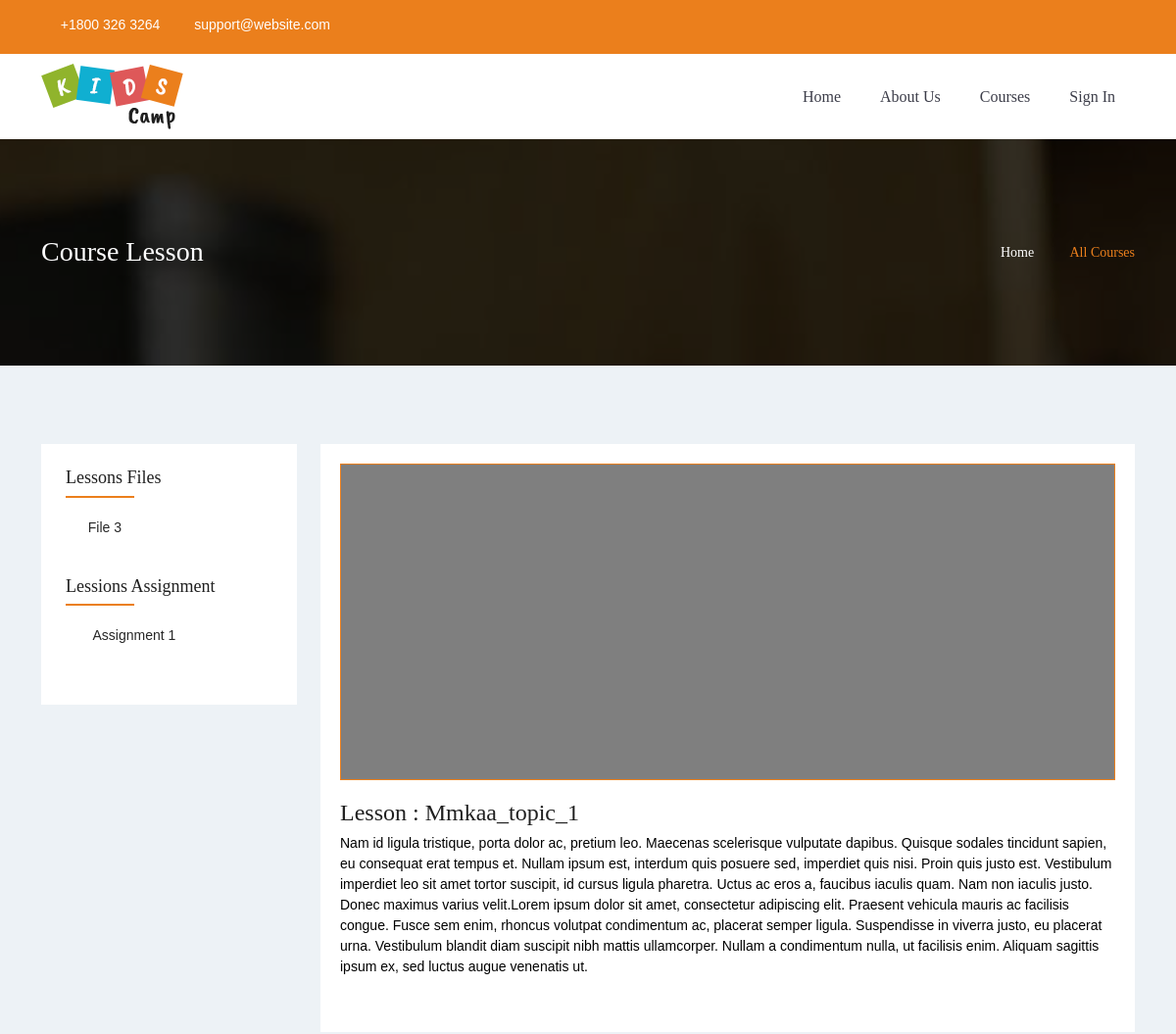
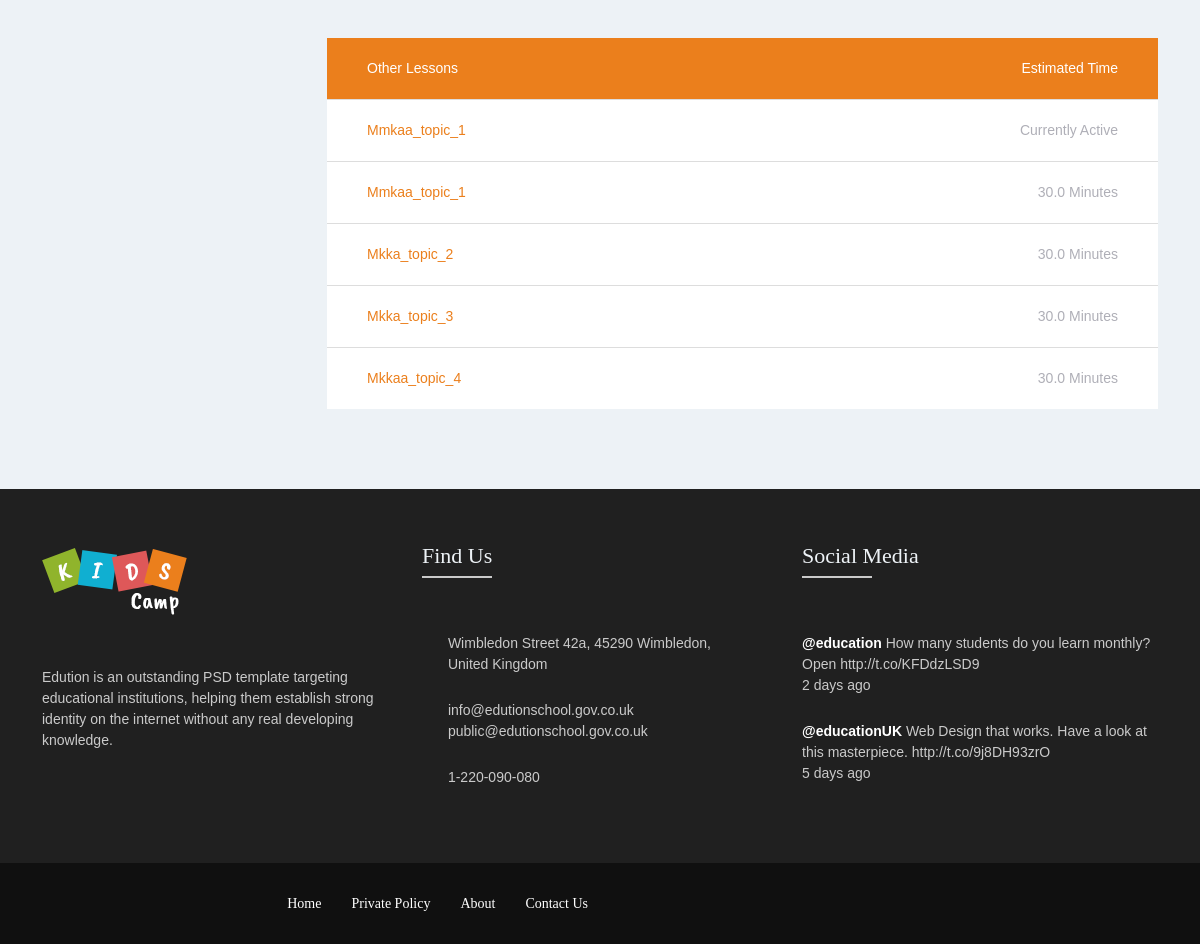
/single_lesson/1/, run on the app's committed database (2 pictures, top to bottom).
### courses/models.py (models this page shows, shortened)
class BaseModel(models.Model):
    created_at = models.DateTimeField(auto_now_add=True)
    updated_at = models.DateTimeField(auto_now=True)
    class Meta:
        abstract = True

class Lessons(BaseModel):
    course = models.ForeignKey(Courses, on_delete=models.CASCADE, related_name='lessons')
    title = models.CharField(max_length=100)
    duration = models.CharField(max_length=255,blank=True,null=True)
    lesson_body =  models.TextField(blank=True,null=True)
    video_url = models.CharField(max_length=100)
    slug = models.SlugField(max_length=255,unique=True,null=True)
    paid = models.BooleanField(default=False)
    def get_absolute_url(self):
        return reverse("homepage:single_lesson", kwargs={
            'slug': self.id
        })

class LessonFiles(BaseModel):
    lesson = models.ForeignKey(Lessons,on_delete=models.CASCADE)
    file_name = models.CharField(max_length=255)
    file_description = models.TextField()
    zip_file_upload = models.FileField(upload_to='file_upoaded/')

class LessonAssignmentFiles(BaseModel):
    lesson = models.ForeignKey(Lessons,on_delete=models.CASCADE)
    file_name = models.CharField(max_length=255)
    file_description = models.TextField()
    zip_file_upload = models.FileField(upload_to='assignment_upoaded/')

### homepage/views.py (the view)
# urls.py: path('single_lesson/',lesson,name="lesson"),
def single_lesson(request,slug):
    singe_l = Lessons.objects.get(id =  slug)
    all_lessons = Lessons.objects.all()
    all_lesson_files = LessonFiles.objects.all()
    assigments =  LessonAssignmentFiles.objects.all()
    context = {
        'object':singe_l,
        'all_lessons' :  all_lessons,
        'lesson_files' :  all_lesson_files,
        'assignemt_files' :  assigments
    }
    return render(request,'single_lesson.html',context)

### homepage/templates/single_lesson.html
{% extends 'base.html' %}
{% block content %}
{% include './single_lesson/bread_bump.html' %}
{% include './single_lesson/single_content.html' %}
{% endblock content %}

### templates/base.html (shortened to what this page needs)
<!DOCTYPE html>
<html lang="en">
{% include 'head.html' %}
<body>
    <div id="educo_wrapper">
    {% include 'header.html' %}
    {% block content %}{% endblock content %}
    {% include 'footer.html' %}
    </div>
</body>
</html>

### templates/head.html (shortened to what this page needs)
{% load static %}
<head>
    <link href="{% static 'assets/css/main.css' %}" rel="stylesheet" type="text/css" />
    <link href="{% static 'assets/css/kidscamp-style.css' %}" rel="stylesheet" type="text/css" />
</head>

### templates/header.html (shortened to what this page needs)
{% load static %}
        <header id="ed_header_wrapper">
            <div class="ed_header_top">
                <div class="container">
                    <div class="row">
                        <div class="col-lg-6 col-md-6 col-sm-6">
                            <div class="ed_contact_details">
                                <ul>
                                    <li><i class="fa fa-phone" aria-hidden="true"></i> +1800 326 3264</li>
                                    <li><a href="javascript:void(0);"><i class="fa fa-envelope-o" aria-hidden="true"></i> support@website.com</a></li>
                                </ul>
                            </div>
                        </div>
                        <div class="col-lg-6 col-md-6 col-sm-6">
                            <div class="ed_social_icons">
                                <ul>
                                    <li><a href="javascript:void(0);"><i class="fa fa-facebook" aria-hidden="true"></i></a></li>
                                    <li><a href="javascript:void(0);"><i class="fa fa-google-plus" aria-hidden="true"></i></a></li>
                                    <li><a href="javascript:void(0);"><i class="fa fa-linkedin" aria-hidden="true"></i></a></li>
                                    <li><a href="javascript:void(0);"><i class="fa fa-twitter" aria-hidden="true"></i></a></li>
                                    <li><a href="javascript:void(0);"><i class="fa fa-whatsapp" aria-hidden="true"></i></a></li>
                                </ul>
                            </div>
                        </div>
                    </div>
                </div>
            </div>
            <div class="ed_header_bottom">
                <div class="container">
                    <div class="row">
                        <div class="col-lg-4 col-md-6 col-sm-6 col-6">
                            <div class="educo_logo">
                                <a href="index.html"><img src="{% static 'assets/images/kidscamp/header/Logo.png' %}" alt="logo" /></a>
                            </div>
                        </div>
                        <div class="col-lg-8 col-md-6 col-sm-6 col-6">
                            <div class="main-menu-container">
                                <div class="main-menu">
                                    <ul>
                                        <li><a href="{% url 'homepage:homepage'%}">Home</a></li>
                                        <li><a href="{% url 'homepage:about'%}">about us</a></li>
                                        <li class="has-sub-menu">
                                            <a href="{% url 'homepage:courses' %}">courses</a>
                                        </li>
                                    {% if request.user.is_authenticated %}
                                    <li><a href="{% url 'account:logout' %}">Logout</a></li>
                                    {% else %}
                                    <li><a href="{% url 'account:sign_in' %}">Sign In</a></li>
                                    {% endif %}
                                    </ul>
                                </div>
                                 </div>
                        </div>
                    </div>
                </div>
            </div>
        </header>

### homepage/templates/single_lesson/bread_bump.html
{% load static %}
        <div class="ed_pagetitle">
            <div class="ed_img_overlay"></div>
            <div class="container">
                <div class="row">
                    <div class="col-lg-6 col-md-4 col-sm-6">
                        <div class="page_title">
                            <h2>Course Lesson</h2>
                        </div>
                    </div>
                    <div class="col-lg-6 col-md-8 col-sm-6">
                        <ul class="breadcrumb">
                            <li><a href="/">home</a></li>
                            <li><i class="fa fa-angle-double-left" aria-hidden="true"></i></li>
                            <li><a href="{% url 'homepage:homepage' %}">all courses</a></li>
                        </ul>
                    </div>
                </div>
            </div>
        </div>

### homepage/templates/single_lesson/single_content.html (shortened to what this page needs)
{% load static %}
        <div class="ed_graysection ed_toppadder80 ed_bottompadder80 with-left-widgets">
            <div class="container">
                <div class="row">
                    <div class="col-lg-9 col-md-8 col-sm-12 col-12">
                        <div class="ed_course_single_item">
                            <div class="ed_course_single_image">
                                <div class="ed_video_section">
                                    <div class="embed-responsive embed-responsive-16by9">
                                        <div class="ed_video">
                                             <iframe width="560" height="315" src="{{object.video_url}}" title="YouTube video player" frameborder="0" allow="accelerometer; autoplay; clipboard-write; encrypted-media; gyroscope; picture-in-picture" allowfullscreen></iframe>
                                            <div class="ed_img_overlay">
                                                <a href="javascript:void(0);"><i class="fa fa-play-circle" aria-hidden="true"></i></a>
                                            </div>
                                        </div>
                                    </div>
                                </div>
                            </div>
                            <div class="ed_course_single_info">
                                <h2 class="ed_toppadder20">Lesson : {{object.title}}</h2>
                                <p style="color:black;">{{object.lesson_body}}</p>
                            </div>
                        </div>
                        <div class="ed_time_executor ed_toppadder40">
                            <ul>
                                <li><a href="#">Other Lessons</a> <span>estimated time</span></li>
                                <li><a href="#">{{object.title}}</a> <span>Currently active</span></li>
                                {% if all_lessons %}
                                {% for other in all_lessons %}
                                {% if other.course.id == object.course.id %}
                                <li><a href="{{other.get_absolute_url}}">{{other.title}}</a> <span>{{other.duration}} Minutes</span></li>
                                {% endif %}
                                {% endfor %}
                                {% endif %}
                            </ul>
                        </div>
                    </div>
                    <div class="col-lg-3 col-md-4 col-sm-12 col-12">
                        <div class="sidebar_wrapper_upper">
                            <div class="sidebar_wrapper">
                                <aside class="widget widget_categories">
                                    <h4 class="widget-title">Lessons Files</h4>
                                    {% if object.paid %}
                                    <ul>
                                        {% if lesson_files %}
                                        {% for lsf in lesson_files %}
                                        {% if lsf.lesson.id == object.id %}
                                            <li><a href="{{lsf.zip_file_upload.url}}"><i class="fa fa-chevron-right"></i>{{lsf.file_name}}</a></li>
                                            {% endif %}
                                            {% endfor %}
                                        {% endif %}
                                        </ul>
                                    {% endif %}
                                </aside>
                                <aside class="widget widget_sharing">
                                    <h4 class="widget-title">Lessions Assignment</h4>
                                    <ul>
                                    {% if assignemt_files %}
                                    {% for ass in assignemt_files %}
                                    {% if ass.lesson.id ==  object.id %}
                                        <li><a href="{{ass.zip_file_upload.url}}"><i class="fa fa-facebook"></i>{{ass.file_name}}</a></li>
                                    {% endif %}
                                    {% endfor %}
                                    {% endif %}
                                    </ul>
                                </aside>
                            </div>
                        </div>
                    </div>
                </div>
            </div>
        </div>

### templates/footer.html
{% load static %}
        <div class="ed_footer_wrapper">
            <div class="ed_footer_top">
                <div class="container">
                    <div class="row">
                        <div class="col-lg-4 col-md-4 col-sm-12">
                            <div class="widget text-widget">
                                <p>
                                    <a href="index.html"><img src="{% static 'assets/images/kidscamp/footer/F_Logo.png' %}" alt="Footer Logo" /></a>
                                </p>
                                <p>Edution is an outstanding PSD template targeting educational institutions, helping them establish strong identity on the internet without any real developing knowledge.
                                </p>
                                <div class="ed_sociallink">
                                    <ul>
                                        <li><a href="javascript:void(0);" data-bs-toggle="tooltip" data-placement="bottom" title="Facebook"><i class="fa fa-facebook" aria-hidden="true"></i></a></li>
                                        <li><a href="javascript:void(0);" data-bs-toggle="tooltip" data-placement="bottom" title="Google+"><i class="fa fa-google-plus" aria-hidden="true"></i></a></li>
                                        <li><a href="javascript:void(0);" data-bs-toggle="tooltip" data-placement="bottom" title="Twitter"><i class="fa fa-twitter" aria-hidden="true"></i></a></li>
                                        <li><a href="javascript:void(0);" data-bs-toggle="tooltip" data-placement="bottom" title="Linkedin"><i class="fa fa-linkedin" aria-hidden="true"></i></a></li>
                                        <li><a href="javascript:void(0);" data-bs-toggle="tooltip" data-placement="bottom" title="Whatsapp"><i class="fa fa-whatsapp" aria-hidden="true"></i></a></li>
                                    </ul>
                                </div>
                            </div>
                        </div>
                        <div class="col-lg-4 col-md-4 col-sm-12">
                            <div class="widget text-widget">
                                <h4 class="widget-title">find us</h4>
                                <p><i class="fa fa-safari"></i>Wimbledon Street 42a, 45290 Wimbledon, <br/>United Kingdom</p>
                                <p><i class="fa fa-envelope-o"></i><a href="javascript:void(0);">info@edutionschool.gov.co.uk</a> <a href="javascript:void(0);">public@edutionschool.gov.co.uk</a></p>
                                <p><i class="fa fa-phone"></i> 1-220-090-080</p>
                            </div>
                        </div>
                        <div class="col-lg-4 col-md-4 col-sm-12">
                            <div class="widget text-widget">
                                <h4 class="widget-title">social media</h4>
                                <p><strong>@education </strong> How many students do you learn monthly? Open <a href="javascript:void(0);"> http://t.co/KFDdzLSD9</a><br/>2 days ago</p>
                                <p><strong>@educationUK </strong> Web Design that works. Have a look at this masterpiece. <a href="javascript:void(0);">http://t.co/9j8DH93zrO</a><br/>5 days ago</p>
                            </div>
                        </div>
                    </div>
                </div>
            </div>
        </div>
        <div class="ed_footer_bottom">
            <div class="container">
                <div class="col-lg-12 col-md-12 col-sm-12">
                    <div class="row">
                        <div class="col-lg-6 col-md-6 col-sm-12 col-12">
                            <div class="ed_footer_menu">
                                <ul>
                                    <li><a href="index.html">home</a></li>
                                    <li><a href="private_policy.html">private policy</a></li>
                                    <li><a href="about.html">about</a></li>
                                    <li><a href="contact.html">contact us</a></li>
                                </ul>
                            </div>
                        </div>
                    </div>
                </div>
            </div>
        </div>

### templates/javascripts.html (shortened to what this page needs)
{% load static %}

### data on the page
Lessons: title "Mmkaa_topic_1", lesson_body "Nam id ligula tristique, porta dolor ac, pretium leo. Maecenas scelerisque vulputate dapibus. Quisque sodales tincidunt sapien, eu consequat erat tempus et. Nullam ipsum est, interdum quis posuere sed, imperdiet quis nisi. Proin quis justo est. Vestibulum imperdiet leo sit amet tortor suscipit, id cursus ligula pharetra. Uctus ac eros a, faucibus iaculis quam. Nam non iaculis justo. Donec maximus varius velit.Lorem ipsum dolor sit amet, consectetur adipiscing elit. Praesent vehicula mauris ac facilisis congue. Fusce sem enim, rhoncus volutpat condimentum ac, placerat semper ligula. Suspendisse in viverra justo, eu placerat urna. Vestibulum blandit diam suscipit nibh mattis ullamcorper.…", duration "30.0"
Lessons: title "Mkka_topic_2", duration "30.0"
Lessons: title "Mkka_topic_3", duration "30.0"
Lessons: title "Mkkaa_topic_4", duration "30.0"
LessonFiles: file_name "File 3"
LessonAssignmentFiles: file_name "Assignment 1"
